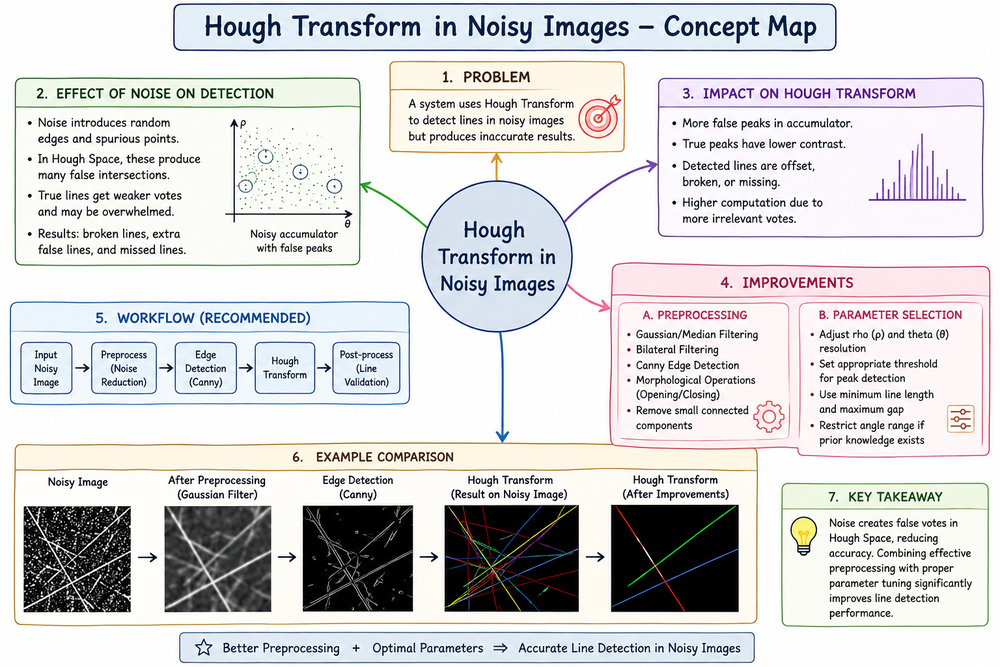
#> input picture CO3/AT2/Q03/ChatGPT Image Aug 17, 2026, 05_08_41 PM.png, 1000 x 667 px, shrunk from 1536 x 1024 before the run, given in place of Screenshot 2026-07-25 085808.png, which was not available
$ python 'exp_5 (1).py'
#> lines starting #> are read from the running program, lines starting #| are printed output that depends on the picture
# -*- coding: utf-8 -*-
"""exp 5

Automatically generated by Colab.

Original file is located at
    https://colab.research.google.com/drive/12glIugWcg9PUoJb1Z3qZeX-UKvWVvduN
"""

from google.colab import files
uploaded = files.upload()
#> the answer given: ChatGPT Image Aug 17, 2026, 05_08_41 PM.png

import cv2
import numpy as np
from google.colab.patches import cv2_imshow

# Step 1: Read the image
image = cv2.imread('Screenshot 2026-07-25 085808.png')   # replace with your image path
#> image is the input picture: shape (667, 1000, 3); mean B, G, R 213.3, 212.4, 213

# Check if image loaded properly
if image is None:
    print("Error: Image not found!")
    exit()

# Step 2: Create a kernel (structuring element)
kernel = np.ones((5,5), np.uint8)   # 5x5 matrix

# Step 3: Apply erosion
eroded_image = cv2.erode(image, kernel, iterations=1)
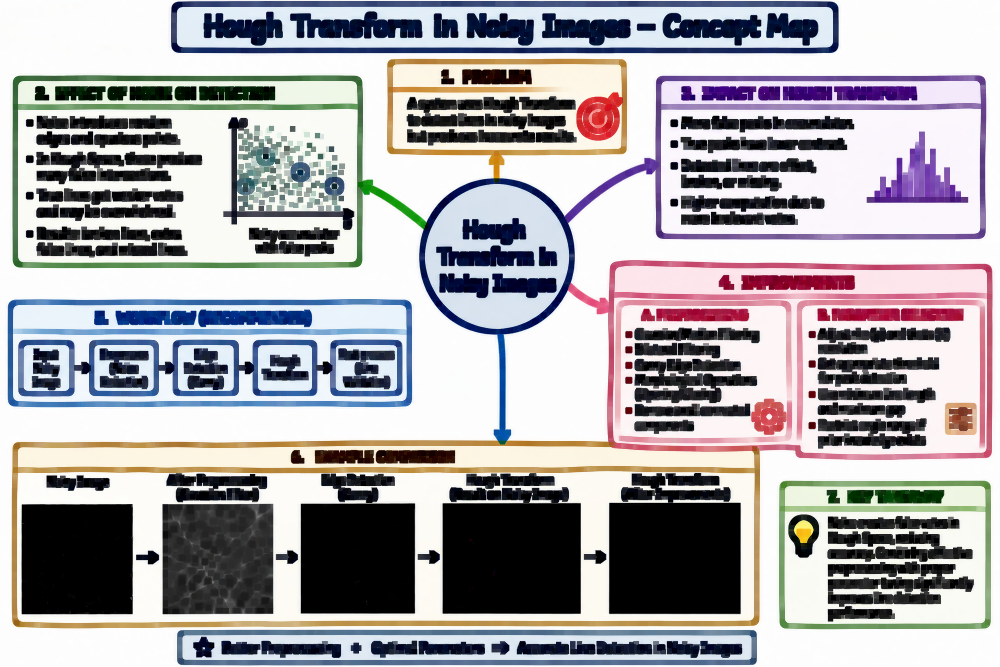
#> eroded_image: shape (667, 1000, 3); mean B, G, R 169.9, 166.3, 168.9

# Step 4: Display images
cv2_imshow(image)
cv2_imshow(eroded_image)

# Wait and close (not needed in Colab)
# cv2.waitKey(0)
# cv2.destroyAllWindows()

# Step 5: Save output (optional)
cv2.imwrite('eroded_output.jpg', eroded_image)

$ run again, on CO3/AT2/Q06/ChatGPT Image Aug 17, 2026, 05_16_31 PM.png
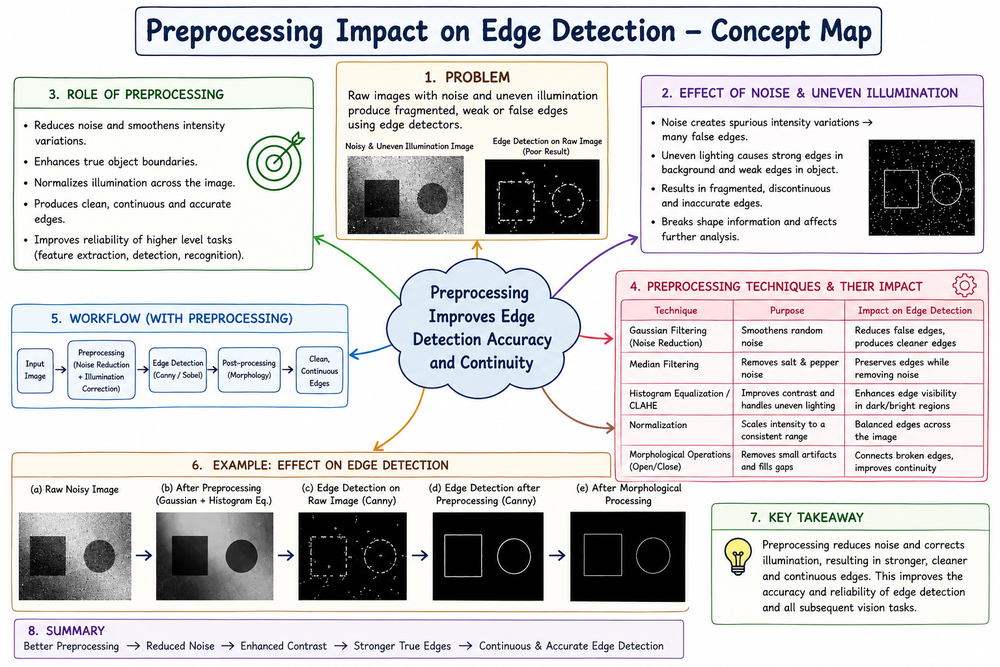
#> input picture CO3/AT2/Q06/ChatGPT Image Aug 17, 2026, 05_16_31 PM.png, 1000 x 667 px, shrunk from 1536 x 1024 before the run, given in place of Screenshot 2026-07-25 085808.png, which was not available
#> image is the input picture: shape (667, 1000, 3); mean B, G, R 210.3, 209.2, 210.6
#> `eroded_image = cv2.erode(image, kernel, iterations=1)`:
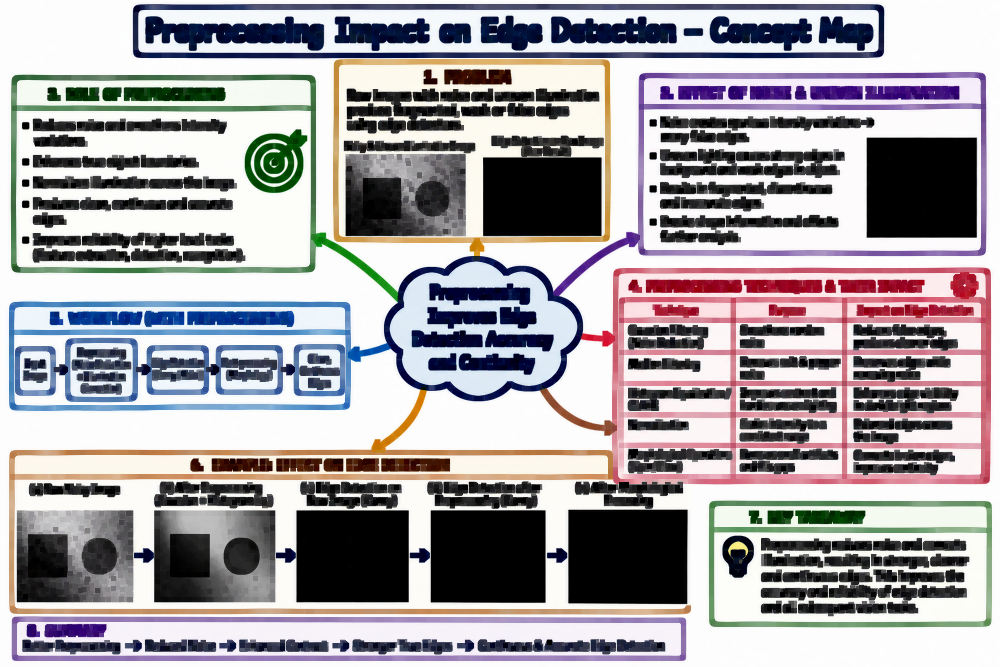
#> eroded_image: shape (667, 1000, 3); mean B, G, R 163.8, 159.8, 164
